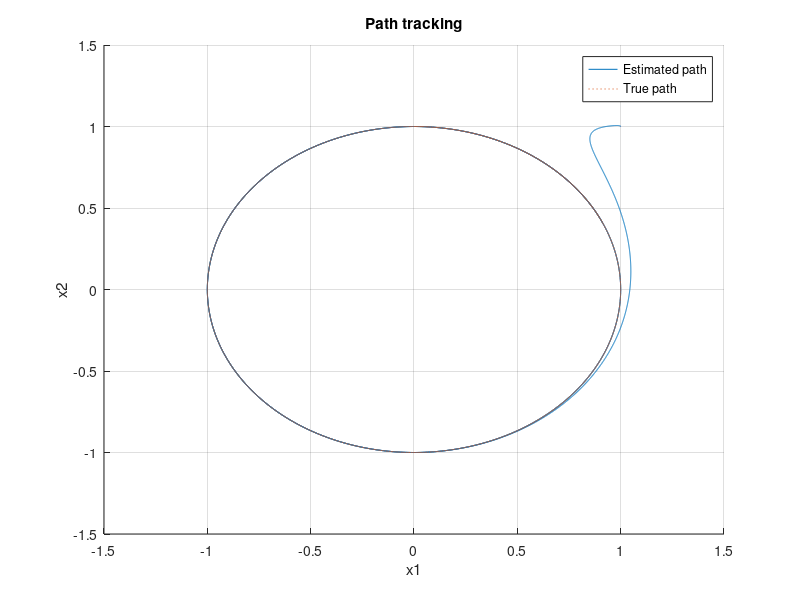
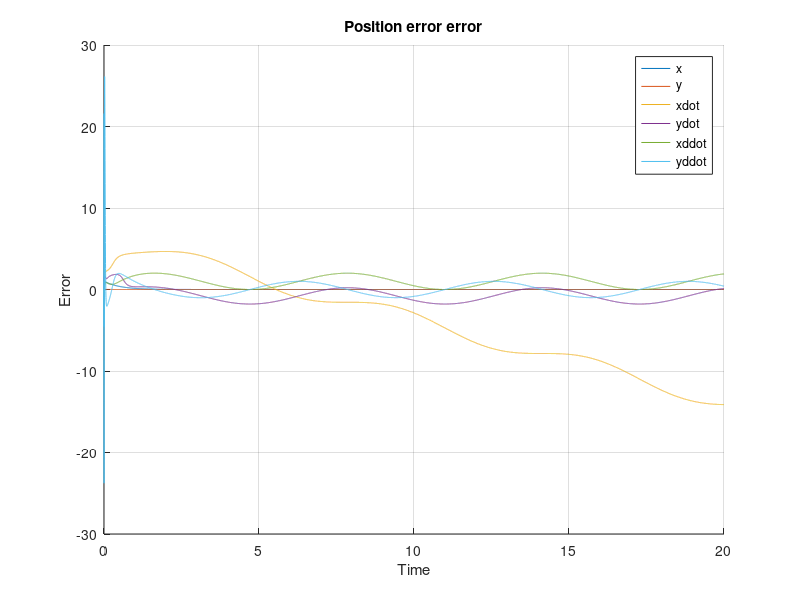
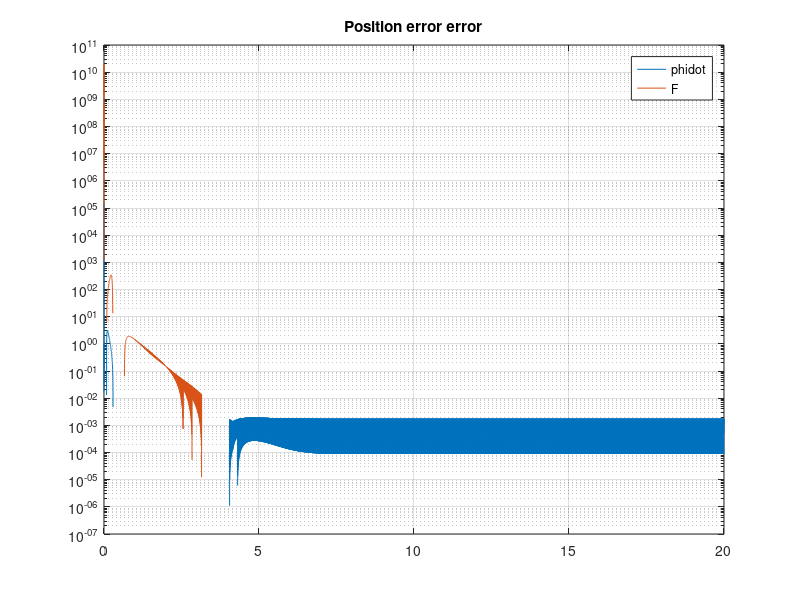

These figures' MATLAB source, in order:
clear all; clc; close all;

% Define trajectory. For now circle.
y1t  = @(t)sin(t);
y2t  = @(t)cos(t);
y1tp = @(t)cos(t);
y2tp = @(t)-sin(t);
y1tb = @(t)-sin(t);
y2tb = @(t)-cos(t);
traj = {y1t y2t y1tp y2tp y1tb y2tb};

function [dydt, inputs] = ydot(t, x, params, ref)
    [x1, x2, theta, phi, u1, w] = deal(x(1),x(2),x(3),x(4),x(5),x(6));
    [L, M1, M2] = deal(params(1));
    [y1ref, y2ref, y1pref, y2pref, y1bref, y2bref] = ref{:};

    % Calculate states needed to transition to flat system
    thetadot = u1*tan(phi)/L;
    u1dot = w;

    % Map system state to flat system
    y1 = x1; 
    y2 = x2;
    y1dot = u1*cos(theta);
    y2dot = u1*sin(theta);
    y1ddot = w*cos(theta) - u1*thetadot*sin(theta);
    y2ddot = w*sin(theta) + u1*thetadot*cos(theta);

    % Express flat system in matrix form
    Y = [y1 y2 y1dot y2dot y1ddot y2ddot].';
    R = [y1ref(t) y2ref(t) y1pref(t) y2pref(t) y1bref(t) y2bref(t)].';
    A = [zeros(4,2) eye(4,4); zeros(2,6)];
    B = [zeros(4,2); eye(2,2)];

    % Poles placement based on Franch, et al.
    p = [-200 -200 -100 -100 -2 -2]; 
    K = place(A,B,p);
    V = K*(R-Y);

    y1dddot = V(1);
    y2dddot = V(2);

    phidot = (L*sqrt(y1dot^2 + y2dot^2) * ...
             (y2dddot * y1dot - y2dot * y1dddot) *...
             (y1dot^2 + y2dot^2) - 3*...
             (y1ddot * y1dot + y2ddot * y2dot) *...
             (y2ddot * y1dot - y1ddot * y2dot)) /...
             ((y1dot^2 + y2dot^2)^3 + L^2 *...
             (y2ddot * y1dot - y1ddot*y2dot)^2);
    F = (M1 + M2 + M2*tan(phi)^2)*u1dot +... 
        M2*phidot*sin(phi)*u1/(cos(phi)^3);
    
    a = -u1dot*u1/L*tan(phi)*sin(theta) - u1^3/L*tan(phi)^2*cos(theta);
    b = u1dot*u1/L*tan(phi)*cos(theta) - u1^3/L*tan(phi)^2*sin(theta);
    wdot = (y1dddot-a)*cos(theta) + (y2dddot-b)*sin(theta);

    inputs = [phidot; F];
    dydt = [y1dot; y2dot; thetadot; phidot; u1dot; wdot];
end

ref = traj;
tspan = [0 20];
params = [1.0 2.0 2.0];
y0 = [1 1 0.2 0.05 0.15 0];

[t, Y] = ode45(@(t,y)ydot(t,y,params,ref), tspan, y0);

figure
hold on
plot(Y(:,1), Y(:,2))
plot(ref{1}(t),ref{2}(t),':')
grid on
xlabel('x1')
ylabel('x2')
legend('Estimated path', 'True path')
title('Path tracking')
hold off

figure
hold on
for i=1:6
    e = Y(:,i)-ref{i}(t);
    plot(t,e)
end
xlabel('Time')
ylabel('Error')
legend('x', 'y', 'xdot', 'ydot', 'xddot', 'yddot')
title('Position error error')
grid on
hold off

figure
inputs = zeros(length(t),2);
for k = 1:length(inputs)
    [~,inputs(k,:)] = ydot(t(k),Y(k,:),params,ref);
end
% Using log plot due to early values are quite large, though also include
% zeros
% TODO: add upper and lower bounds for F and Phidot.
semilogy(t,inputs(:,1),t,inputs(:,2)) 
title('Position error error')
legend("phidot", "F")
grid on
